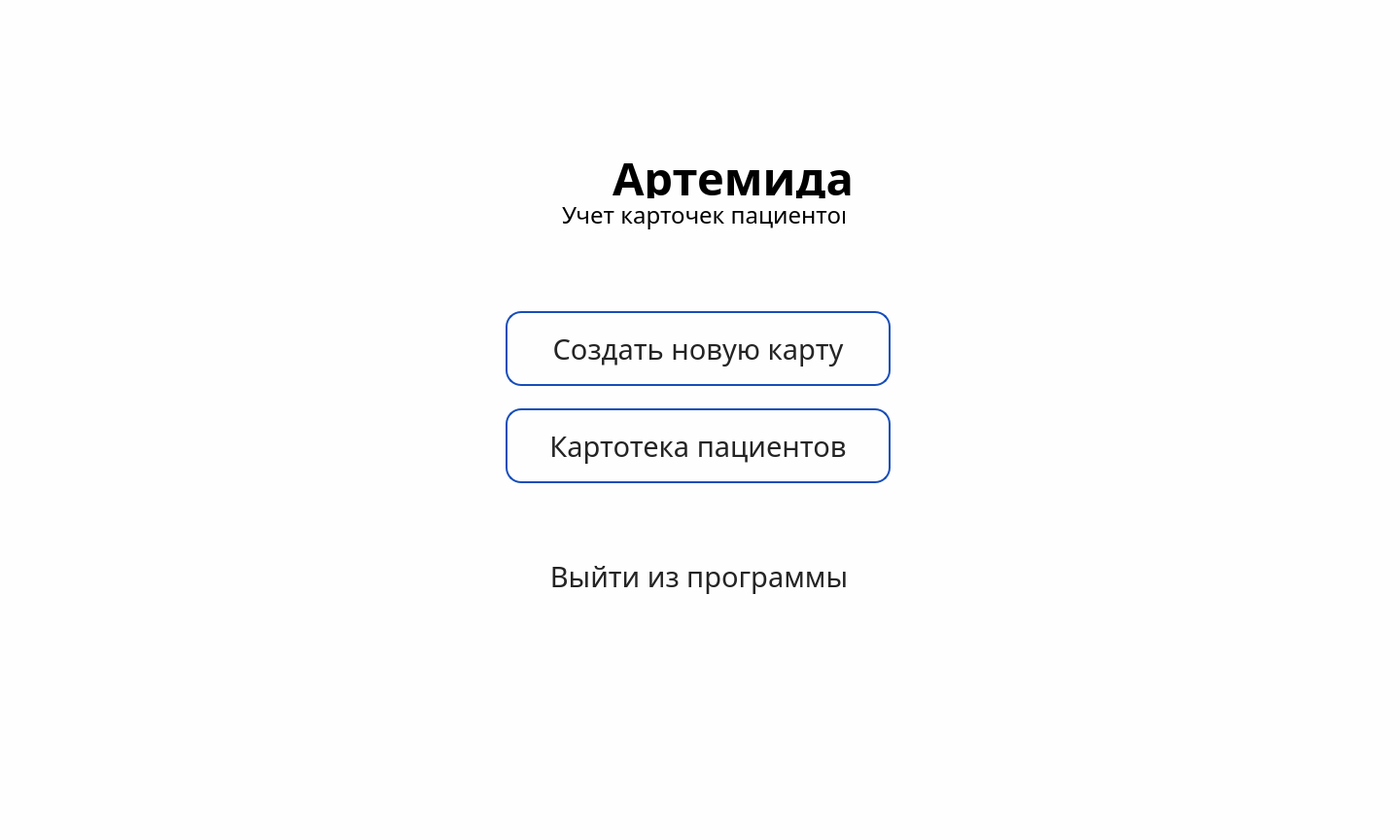
<?xml version="1.0" encoding="UTF-8"?>
<ui version="4.0">
 <class>MainWindow</class>
 <widget class="QMainWindow" name="MainWindow">
  <property name="geometry">
   <rect>
    <x>0</x>
    <y>0</y>
    <width>1440</width>
    <height>864</height>
   </rect>
  </property>
  <property name="windowTitle">
   <string>MainWindow</string>
  </property>
  <property name="styleSheet">
   <string notr="true">background-color: #FEFEFE;</string>
  </property>
  <widget class="QWidget" name="centralwidget">
   <widget class="QWidget" name="buttons" native="true">
    <property name="geometry">
     <rect>
      <x>520</x>
      <y>320</y>
      <width>397</width>
      <height>313</height>
     </rect>
    </property>
    <widget class="QPushButton" name="pushButton">
     <property name="geometry">
      <rect>
       <x>0</x>
       <y>0</y>
       <width>396</width>
       <height>77</height>
      </rect>
     </property>
     <property name="font">
      <font>
       <family>Onest Medium</family>
       <pointsize>22</pointsize>
      </font>
     </property>
     <property name="styleSheet">
      <string notr="true">QPushButton {
	padding: 16px 32px;
	color: #242424;
	border: 2px solid #174EB9;
	border-radius: 16px;
}

QPushButton:hover {
    background-color: #174EB9;
	color: white;
}</string>
     </property>
     <property name="text">
      <string>Создать новую карту</string>
     </property>
    </widget>
    <widget class="QPushButton" name="pushButton_2">
     <property name="geometry">
      <rect>
       <x>0</x>
       <y>100</y>
       <width>396</width>
       <height>77</height>
      </rect>
     </property>
     <property name="font">
      <font>
       <family>Onest Medium</family>
       <pointsize>22</pointsize>
      </font>
     </property>
     <property name="styleSheet">
      <string notr="true">QPushButton {
	padding: 16px 32px;
	color: #242424;
	border: 2px solid #174EB9;
	border-radius: 16px;
}

QPushButton:hover {
    background-color: #174EB9;
	color: white;
}</string>
     </property>
     <property name="text">
      <string>Картотека пациентов</string>
     </property>
    </widget>
    <widget class="QPushButton" name="pushButton_3">
     <property name="geometry">
      <rect>
       <x>1</x>
       <y>234</y>
       <width>396</width>
       <height>77</height>
      </rect>
     </property>
     <property name="font">
      <font>
       <family>Onest</family>
       <pointsize>22</pointsize>
      </font>
     </property>
     <property name="styleSheet">
      <string notr="true">QPushButton {
	padding: 16px 32px;
	color: #242424;
	border: none;
}
</string>
     </property>
     <property name="text">
      <string>Выйти из программы</string>
     </property>
    </widget>
   </widget>
   <widget class="QWidget" name="logo" native="true">
    <property name="geometry">
     <rect>
      <x>570</x>
      <y>150</y>
      <width>307</width>
      <height>92</height>
     </rect>
    </property>
    <widget class="QLabel" name="label">
     <property name="geometry">
      <rect>
       <x>60</x>
       <y>3</y>
       <width>245</width>
       <height>58</height>
      </rect>
     </property>
     <property name="font">
      <font>
       <family>Acrom</family>
       <pointsize>35</pointsize>
       <weight>75</weight>
       <bold>true</bold>
      </font>
     </property>
     <property name="text">
      <string>Артемида</string>
     </property>
    </widget>
    <widget class="QLabel" name="label_2">
     <property name="geometry">
      <rect>
       <x>8</x>
       <y>54</y>
       <width>291</width>
       <height>34</height>
      </rect>
     </property>
     <property name="font">
      <font>
       <family>Onest</family>
       <pointsize>18</pointsize>
       <weight>50</weight>
       <bold>false</bold>
      </font>
     </property>
     <property name="text">
      <string>Учет карточек пациентов</string>
     </property>
    </widget>
    <widget class="QLabel" name="label_3">
     <property name="geometry">
      <rect>
       <x>4</x>
       <y>2</y>
       <width>50</width>
       <height>58</height>
      </rect>
     </property>
     <property name="text">
      <string/>
     </property>
     <property name="pixmap">
      <pixmap>Иконка.png</pixmap>
     </property>
    </widget>
   </widget>
   <widget class="QLabel" name="dogs">
    <property name="geometry">
     <rect>
      <x>0</x>
      <y>0</y>
      <width>1440</width>
      <height>864</height>
     </rect>
    </property>
    <property name="text">
     <string/>
    </property>
    <property name="pixmap">
     <pixmap>фон2.png</pixmap>
    </property>
   </widget>
   <zorder>dogs</zorder>
   <zorder>buttons</zorder>
   <zorder>logo</zorder>
  </widget>
 </widget>
 <resources/>
 <connections/>
</ui>
